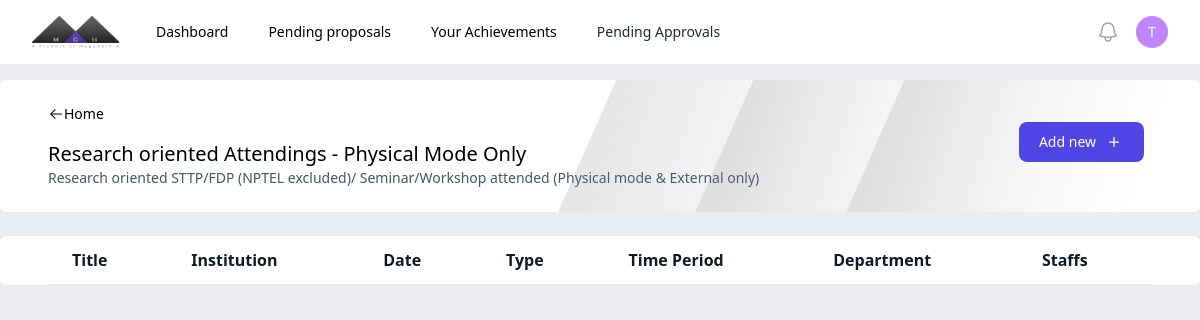
Page /r1/ (signed in) on the earlier database version.
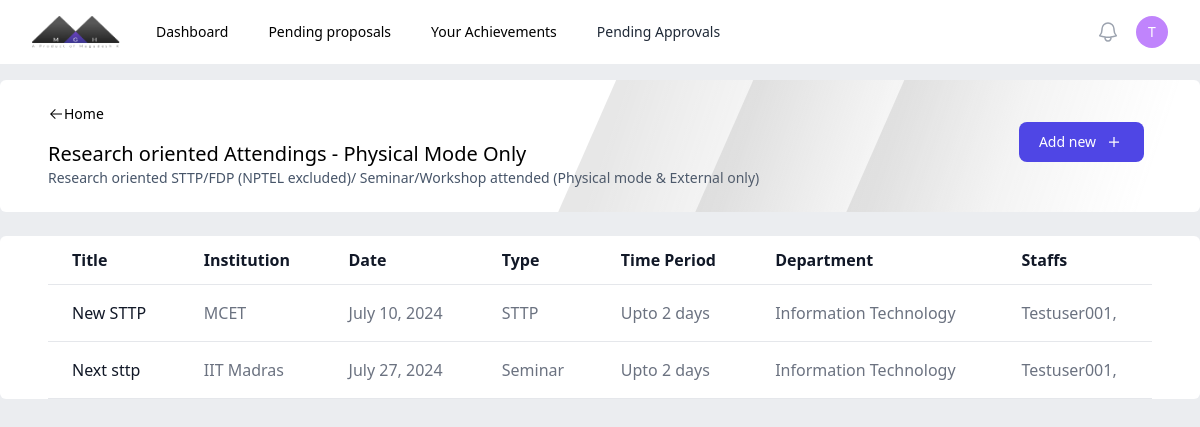
Same page on the later database version.
### authentication/models.py (models this page shows)
class staff(AbstractUser):
    dept = models.ForeignKey(department, on_delete=models.CASCADE, null=True, blank=True)
    designation = models.CharField(max_length=20)
    phone = models.CharField(max_length=20)
    def __str__(self):
        return self.username

class department(models.Model):
    name = models.CharField(max_length=50)
    hod = models.OneToOneField('staff', on_delete=models.SET_NULL, null=True, blank=True, related_name='hod')
    def __str__(self):
        return self.name

### central/models.py (models this page shows, shortened)
class r1(models.Model):
    types = (
        ['STTP','STTP'],
        ['FDP', 'FDP  (NPTEL excluded)'],
        ['Seminar', 'Seminar'],
        ['Workshop', 'Workshop'],
    )
    timeperiods = (
        ['Upto 2 days', 'Upto 2 days'],
        ['Upto 1 week', 'Upto 1 week'],
        ['2 weeks and above', '2 weeks and above'],
    )
    title = models.CharField(max_length=100)
    institution = models.CharField(max_length=50)
    date = models.DateField()
    type = models.CharField(max_length=25, choices=types)
    timeperiods = models.CharField(max_length=50, choices=timeperiods)
    department = models.ForeignKey(department, on_delete=models.SET_NULL, null=True)
    staffs = models.ManyToManyField(staff)
    hodapproval = models.BooleanField(verbose_name="HoD Approval Status", default=False, null=True)
    controller = models.BooleanField(verbose_name="Controller Approval Status", default=False, null=True)
    class Meta:
        verbose_name = 'Research Related Attending (STTP/FDP)'
        verbose_name_plural = 'Research Related Attendings (STTP/FDP)'

### central/views.py (the view)
# urls.py: path('r1/', ctv.r1),
@login_required
def r1(request):
    obj = _r1.objects.filter(staffs=request.user, controller=True)
    return render(request, 'central/r1.html', {'objects': obj})

### central/templates/central/r1.html (shortened to what this page needs)
{% extends 'central/publication.html' %}
{% block header %}
    <p class="text-xl font-medium mt-4">Research oriented Attendings - Physical Mode Only</p>
    <p class="text-sm text-slate-600">Research oriented STTP/FDP (NPTEL excluded)/ Seminar/Workshop attended (Physical mode & External only)</p>
{% endblock %}
{% block addurl %}
     /r1application
{% endblock %}
{% block content %}
<table class=" text-left min-h-full text-gray-500 bg-white dark:text-gray-400 rounded-md overflow-x-auto w-full">
    <thead class="border-b text-gray-900 dark:text-gray-400">
        <tr>
            <th scope="col" class="px-6 py-3">
                Title
            </th>
            <th scope="col" class="px-6 py-3">
                Institution
            </th>
            <th scope="col" class="px-6 py-3">
                Date
            </th>
            <th scope="col" class="px-6 py-3">
                Type
            </th>
            <th scope="col" class="px-6 py-3">
                Time Period
            </th>
            <th scope="col" class="px-6 py-3">
                Department
            </th>
            <th scope="col" class="px-6 py-3">
                Staffs
            </th>
        </tr>
    </thead>
    <tbody>
        {% for object in objects %}
        <tr class="border-b">
            <td scope="row" class="hover:underline px-6 py-4 font-medium text-gray-900 whitespace-nowrap">
                <a href="">
                {{object.title}}
                </a>
            </td>
            <td scope="row" class="px-6 py-4">
                <a href="">
                {{object.institution}}
                </a>
            </td>
            <td class="px-6 py-4">
                {{object.date}}
            </td>
            <td class="px-6 py-4">
                {{object.type}}
            </td>
            <td class="px-6 py-4">
                {{object.timeperiods}}
            </td>
            <td class="px-6 py-4">
                {{object.department}}
            </td>
            <td class="px-6 py-4">
                {% for staff in object.staffs.all %}
                    {{staff}},
                {% endfor %}
            </td>
        </tr>
        {% endfor %}
    </tbody>
    </table>
{% endblock %}

### central/templates/central/nav.html (shortened to what this page needs)
{% load static %}
<nav class="bg-white">
     <div class="mx-auto max-w-7xl px-2 sm:px-6 lg:px-8">
       <div class="relative flex h-16 items-center justify-between">
         <div class="flex flex-1 items-center justify-center sm:items-stretch sm:justify-start">
           <div class="flex flex-shrink-0 items-center">
             <img class="h-8 w-auto" src="{% static 'images/logo.png' %}" alt="Your Company">
           </div>
           <div class="hidden sm:ml-6 sm:block">
             <div class="flex space-x-4">
               <a href="/" class="rounded-md px-3 py-2 text-sm font-medium text-black hover:bg-gray-100" aria-current="page">Dashboard</a>
               <a href="/pendingproposals" class="rounded-md px-3 py-2 text-sm font-medium text-black hover:bg-gray-100 hover:text-black">Pending proposals</a>
               <a href="/achievements" class="rounded-md px-3 py-2 text-sm font-medium text-black hover:bg-gray-100 hover:text-black">Your Achievements</a>
               {% if request.user.groups.first.name == 'Controller' or request.user.groups.first.name == 'HoD'%}
               <a href="/pendingapprovals" class="block rounded-md px-3 py-2 text-sm font-medium text-gray-800 hover:bg-slate-100 hover:text-black">Pending Approvals</a>
               {% endif %}
             </div>
           </div>
         </div>
         <div class="absolute inset-y-0 right-0 flex items-center pr-2 sm:static sm:inset-auto sm:ml-6 sm:pr-0">
           <button type="button" class="relative rounded-full p-1 text-gray-400 hover:text-black focus:outline-none focus:ring-2 focus:ring-white focus:ring-offset-2 focus:ring-offset-gray-800">
             <span class="absolute -inset-1.5"></span>
           </button>
           <div class="relative ml-3">
             <div>
               <button type="button" class="min-w-8 min-h-8 flex items-center justify-center relative rounded-full text-sm border-none focus:outline-none" id="user-menu-button" aria-expanded="false" aria-haspopup="true">
                 <div class="">
                    <p class="text-white font-medium">{{request.user.username|make_list|first}}</p>
                 </div>
               </button>
             </div>
           </div>
         </div>
       </div>
     </div>
   </nav>

Differences in the rows shown:
added r1: title "New STTP", institution "MCET", date "July 10, 2024", type "STTP", timeperiods "Upto 2 days", department "Information Technology", staff (username "Testuser001")
added r1: title "Next sttp", institution "IIT Madras", date "July 27, 2024", type "Seminar", timeperiods "Upto 2 days", department "Information Technology", staff (username "Testuser001")
